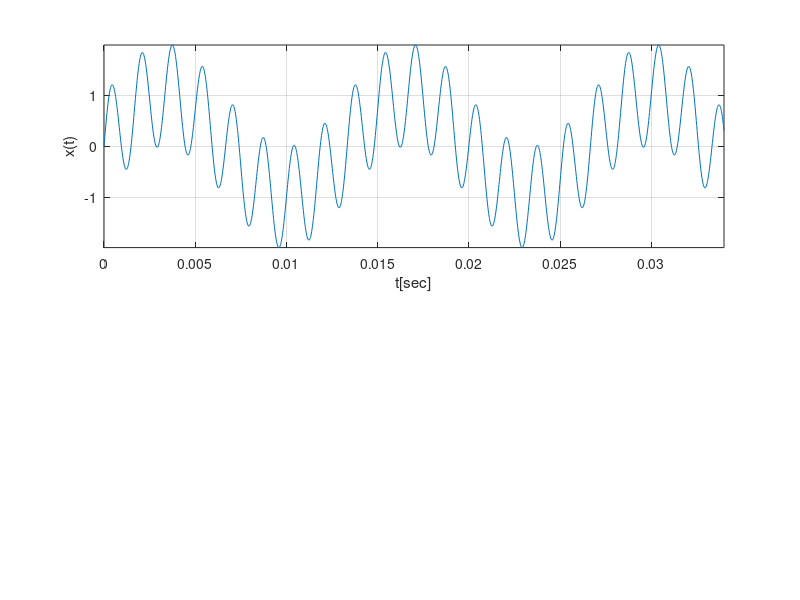

Write MATLAB code to recreate this figure. (Note: this script raises an error after producing the figure.)
clc; clf;

% BASED ON THE LPF IMPLEMENTED IN THIS FOLDER
fs = 44100;
T = 1;
N = fs*T;
t = (0:N-1)/fs;
portion = 1500;
freqs_ = [75 600];
x = sin(2*pi*freqs_(1).*t) + sin(2*pi*freqs_(2).*t); %freq components (75,660)[Hz]

figure(1); subplot(211); plot(t(1:portion),x(1:portion)); grid on; axis tight; xlabel("t[sec]"); ylabel("x(t)"); 
title_str = ["Demo Signal with freq components: (" + num2str(freqs_(1)) + "," + num2str(freqs_(2)) + ")[Hz]"];
title(title_str);

fgrid = fs*(0:N-1)/N;
X_f = (1/N)*fft(x,N);
mag_Xf = abs(X_f);
subplot(212); plot(fgrid,mag_Xf); grid on; axis([20, 20*10^3, 0, 1]); xlabel("f[Hz]"); ylabel("X(f)"); title("Spectrum of x");

% implement first ord shelving lpf:
%              H0              
%  H(s) = 1 + ----- => H(z) {i'm not even gonna try to do the bilinear
%             s + 1          expression by hand...}           

fc = 100;
H0 = 1.2;
V0 = 1 + H0
b = [1/(2*pi*fc) V0]; % s + (1 + H0) = s + V0
a = [1/(2*pi*fc) 1]; % s + 1
[b_z,a_z] = bilinear(b,a,fs)
y = filter(b_z,a_z,x);
Y_f = (1/N)*fft(y,N);
mag_Yf = abs(Y_f);
figure(2); subplot(211); plot(t(1:portion),y(1:portion)); grid on;axis tight; xlabel("t[sec]"); ylabel("y(t)"); title("Filtered Signal"); 
subplot(212); plot(fgrid,mag_Yf); grid on; axis([20, 20*10^3, 0, 1]); xlabel("f[Hz]"); ylabel("Y(f)"); title("Spectrum of y");

% LISTEN TO THE ORIGINAL AND FILTERED SIGNAL
% sound(x,fs);
% pause(1.2);
% sound(y,fs);